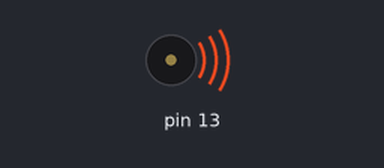
This sketch was run on a simulated Arduino Uno, built with avr-gcc and run on an emulated ATmega328P. Parts: buzzer (waves = sounding).

Above: at 0.45 s.
Timing chart, 0 to 3.5 s (numbered marks = the images above):
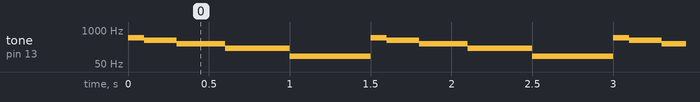

Measured:
- by itself, tone on pin 13: repeats every 1.5 s: 400 Hz 0.20 s, 300 Hz 0.30 s, 200 Hz 0.40 s, 100 Hz 0.50 s, 500 Hz 0.10 s

The sketch:

buzzercode.ino
```cpp
void setup()
{

}

void loop()
{
  tone(13, 500);
  delay(100);
  noTone(13);
  tone(13, 400);
  delay(200);
  noTone(13);
  tone(13, 300);
  delay(300);
  noTone(13);
  tone(13, 200);
  delay(400);
  noTone(13);
  tone(13, 100);
  delay(500);
  noTone(13);
}
```
